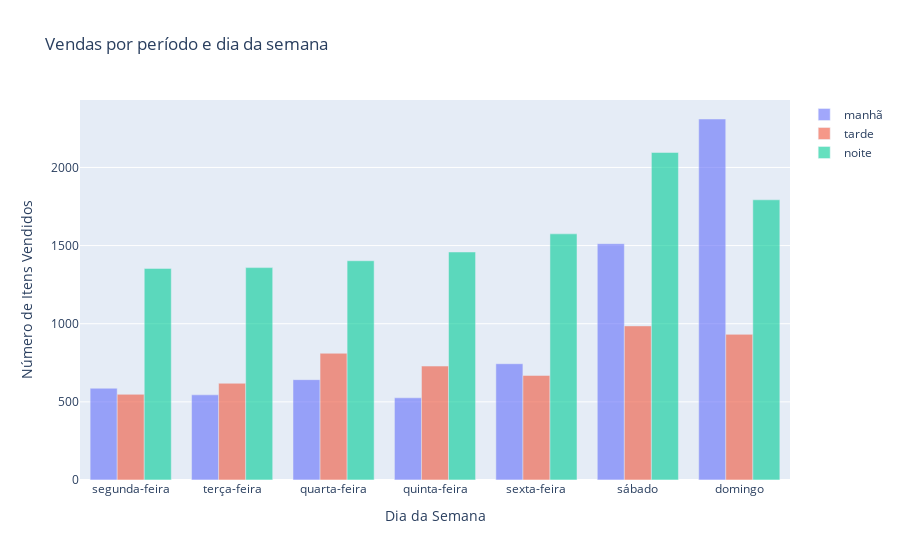

The cell this chart's notebook holds for it:
### Code cell
trace_manhã = go.Bar(
    y = group_by_data_e_hora_do_dia[group_by_data_e_hora_do_dia.hora_do_dia == 'manhã'].item_count,
    x = group_by_data_e_hora_do_dia[group_by_data_e_hora_do_dia.hora_do_dia == 'manhã'].dia_da_semana,
    name = "manhã",
    opacity=0.6,
)

trace_tarde = go.Bar(
   y = group_by_data_e_hora_do_dia[group_by_data_e_hora_do_dia.hora_do_dia == 'tarde'].item_count,
    x = group_by_data_e_hora_do_dia[group_by_data_e_hora_do_dia.hora_do_dia == 'tarde'].dia_da_semana,
    name = "tarde",
    opacity=0.6
)

trace_noite = go.Bar(
   y = group_by_data_e_hora_do_dia[group_by_data_e_hora_do_dia.hora_do_dia == 'noite'].item_count,
    x = group_by_data_e_hora_do_dia[group_by_data_e_hora_do_dia.hora_do_dia == 'noite'].dia_da_semana,
    name = "noite",
    opacity=0.6
)

layout = go.Layout(title='Vendas por período e dia da semana',
                  xaxis = dict(title = 'Dia da Semana'),
                  yaxis = dict(title = 'Número de Itens Vendidos'), hovermode= 'x')

data = [trace_manhã, trace_tarde, trace_noite]

fig = go.Figure(data = data, layout = layout)  

py.iplot(fig, filename='vendas-por-dia-periodo')

### Figure 1 — Plotly figure (JSON) as saved in the notebook; plotly's stock layout.template omitted (floating-point values rounded to 4 significant figures)
{"data": [{"name": "manhã", "opacity": 0.6, "type": "bar", "x": ["segunda-feira", "terça-feira", "quarta-feira", "quinta-feira", "sexta-feira", "sábado", "domingo"], "y": [587, 545, 642, 526, 744, 1512, 2310]}, {"name": "tarde", "opacity": 0.6, "type": "bar", "x": ["segunda-feira", "terça-feira", "quarta-feira", "quinta-feira", "sexta-feira", "sábado", "domingo"], "y": [548, 619, 811, 729, 669, 986, 932]}, {"name": "noite", "opacity": 0.6, "type": "bar", "x": ["segunda-feira", "terça-feira", "quarta-feira", "quinta-feira", "sexta-feira", "sábado", "domingo"], "y": [1354, 1359, 1403, 1459, 1575, 2096, 1793]}], "layout": {"hovermode": "x", "title": {"text": "Vendas por período e dia da semana"}, "xaxis": {"title": {"text": "Dia da Semana"}}, "yaxis": {"title": {"text": "Número de Itens Vendidos"}}}}
